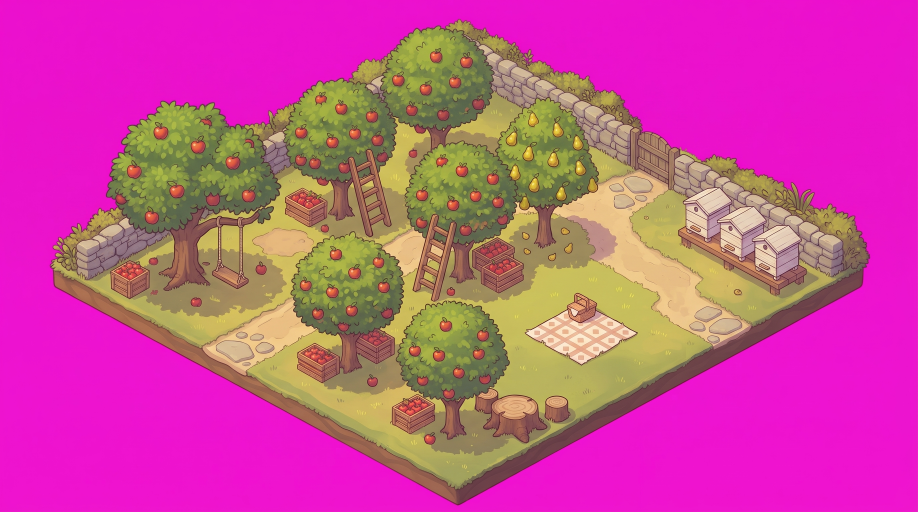
#> input picture Gemini_Generated_Image_iqhzf3iqhzf3iqhz.jpeg, 2752 x 1536 px (shown at 1/3 size)
$ python seamless.py ../Gemini_Generated_Image_iqhzf3iqhzf3iqhz.jpeg ../5867193b-b2b1-4a1e-a26a-95fc4178c42d.jpeg 5
#> lines starting #> are read from the running program, lines starting #| are printed output that depends on the picture
"""Make a texture repeat without seams: blend it with a copy of itself shifted by
half its width, the copy showing at the left and right ends (where it joins up
seamlessly) and the original in the middle; then the same top to bottom.

Usage:
    python tools/seamless.py <in> <out.webp> <out_width>
"""
import sys

import numpy as np
from PIL import Image

src, out, width = sys.argv[1], sys.argv[2], int(sys.argv[3])
a = np.asarray(Image.open(src).convert('RGB')).astype(float)


def wrap(img, axis):
    """Seamless along one axis: the half-shifted copy at the two ends, the original in the middle."""
#> called with axis = 1
    n = img.shape[axis]
#> n = 2752
    shifted = np.roll(img, n // 2, axis=axis)
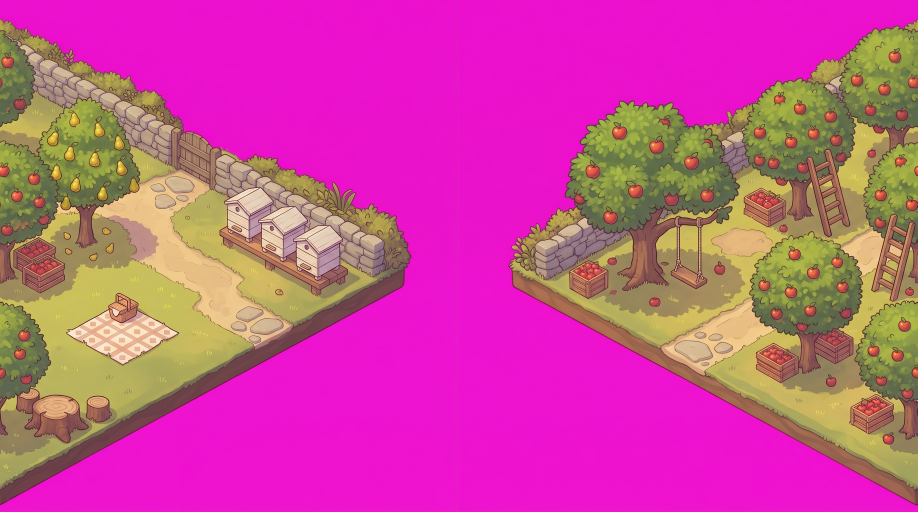
#> shifted: shape (1536, 2752, 3) float64 (shown at 1/3 size); mean R, G, B 200.2, 76.3, 149.9
    t = np.arange(n)
#> t = 2752 values from 0 to 2751
    m = np.clip(np.minimum(t, n - 1 - t) / (n * 0.25), 0, 1)
    m = m * m * (3 - 2 * m)
    m = m[None, :, None] if axis == 1 else m[:, None, None]
    return img * m + shifted * (1 - m)
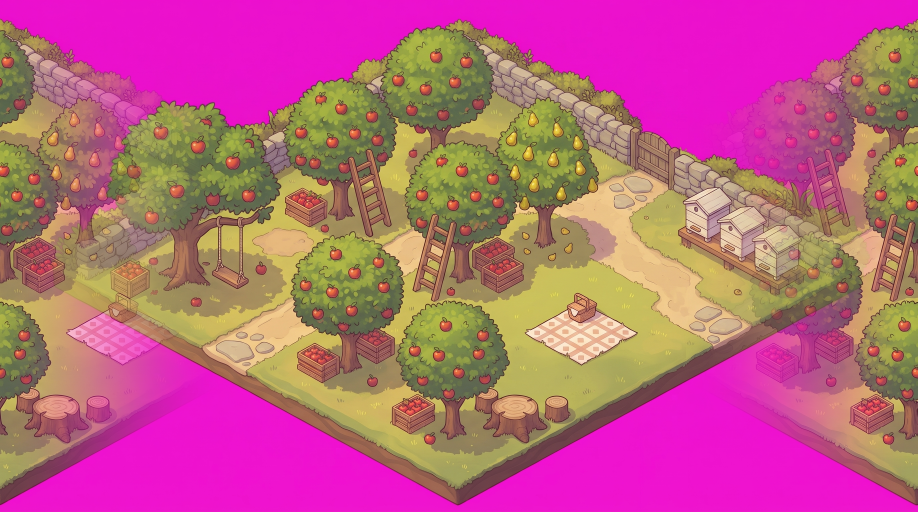
#> returned value: shape (1536, 2752, 3) float64 (shown at 1/3 size); mean of channels 0, 1, 2 186.3, 96.8, 128.7; drawn as R, G, B


c = wrap(wrap(a, 1), 0)  # across, then down (each hides the other's seam in its middle)
#> call 2 of wrap, with axis = 0
#> in wrap (call 2), `n = img.shape[axis]`: n = 1536
#> in wrap (call 2), `shifted = np.roll(img, n // 2, axis=axis)`:
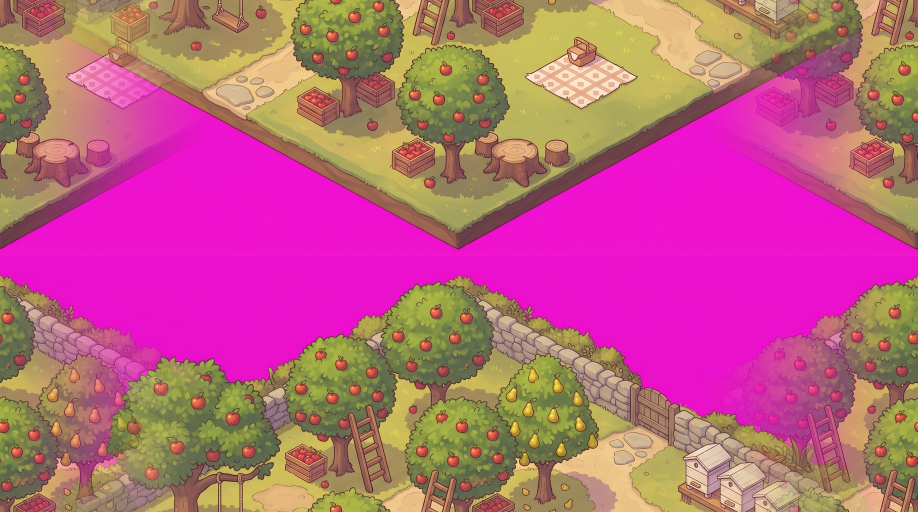
#> shifted: shape (1536, 2752, 3) float64 (shown at 1/3 size); mean of channels 0, 1, 2 186.3, 96.8, 128.7; drawn as R, G, B
#> in wrap (call 2), `m = np.clip(np.minimum(t, n - 1 - t) / (n * 0.25), 0, 1)`: m = 1536 values, max 1 at index 384, min 0 at index 0, mean 0.749
#> in wrap (call 2), `return img * m + shifted * (1 - m)`:
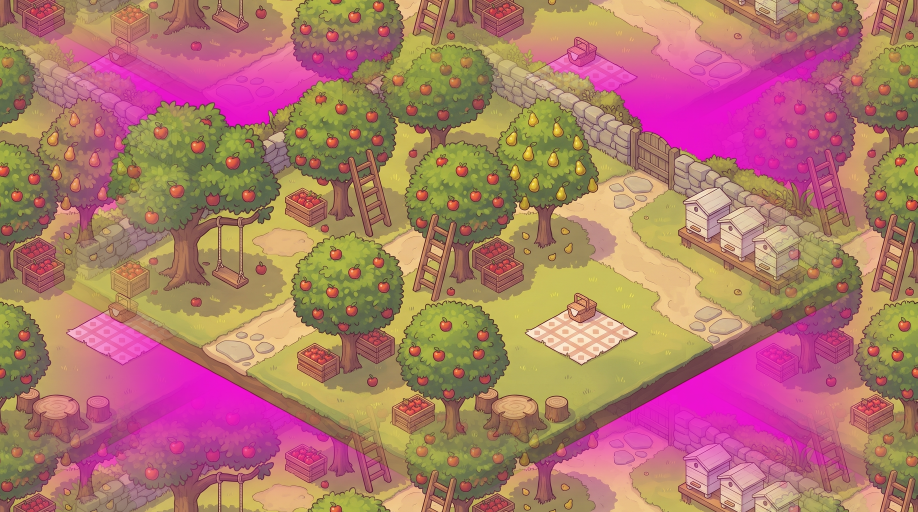
#> returned value: shape (1536, 2752, 3) float64 (shown at 1/3 size); mean of channels 0, 1, 2 174.2, 121.5, 107.7; drawn as R, G, B
h, w, _ = a.shape
#> h = 1536; w = 2752
img = Image.fromarray(c.astype(np.uint8)).resize((width, round(width * h / w)), Image.LANCZOS)
img.save(out, quality=80, method=6)
print(out, img.size)
#| ../5867193b-b2b1-4a1e-a26a-95fc4178c42d.jpeg (5, 3)

$ run again, on Gemini_Generated_Image_kzn4htkzn4htkzn4.jpeg
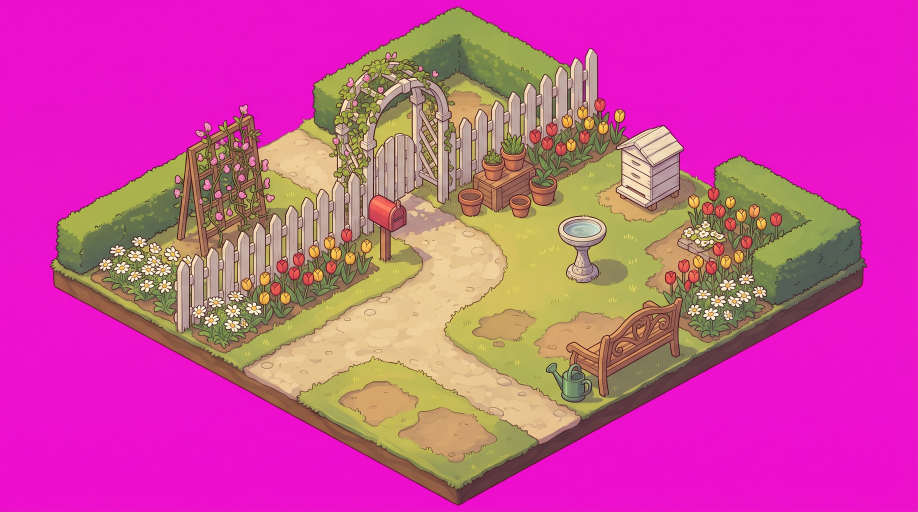
#> input picture Gemini_Generated_Image_kzn4htkzn4htkzn4.jpeg, 2752 x 1536 px (shown at 1/3 size)
#> n = 1536
#> in wrap (call 2), `shifted = np.roll(img, n // 2, axis=axis)`:
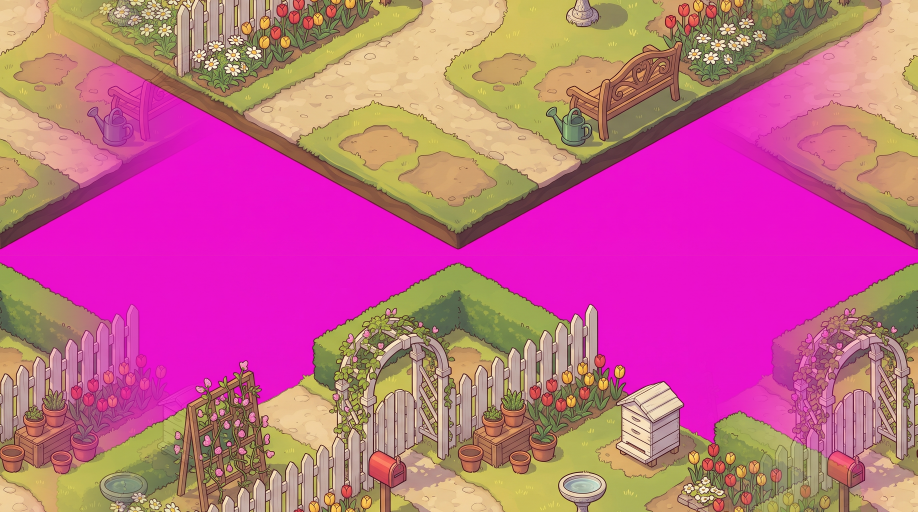
#> shifted: shape (1536, 2752, 3) float64 (shown at 1/3 size); mean of channels 0, 1, 2 194.5, 102.7, 137.4; drawn as R, G, B
#> m = 1536 values, max 1 at index 384, min 0 at index 0, mean 0.749
#> in wrap (call 2), `return img * m + shifted * (1 - m)`:
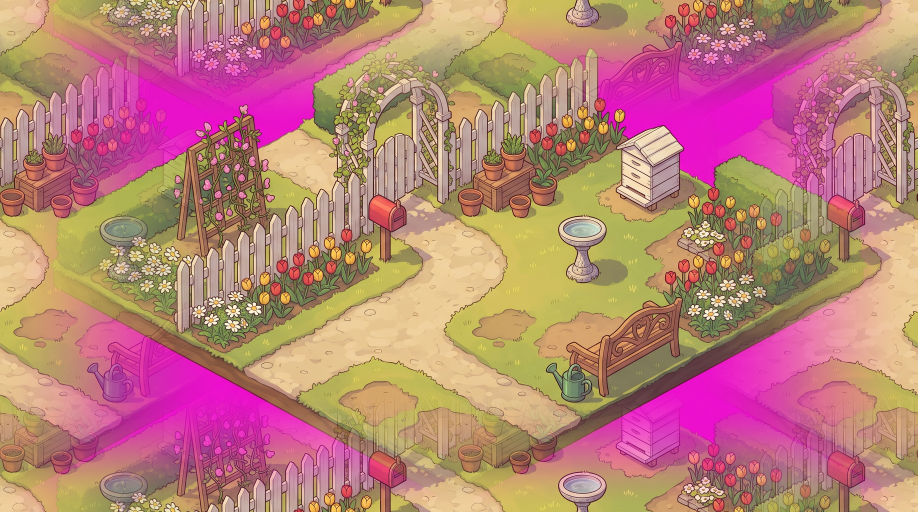
#> returned value: shape (1536, 2752, 3) float64 (shown at 1/3 size); mean of channels 0, 1, 2 185.7, 129, 120.2; drawn as R, G, B
#| ../Gemini_Generated_Image_kzn4htkzn4htkzn4.jpeg (5, 3)

$ run again, on Gemini_Generated_Image_og0f7zog0f7zog0f.jpeg
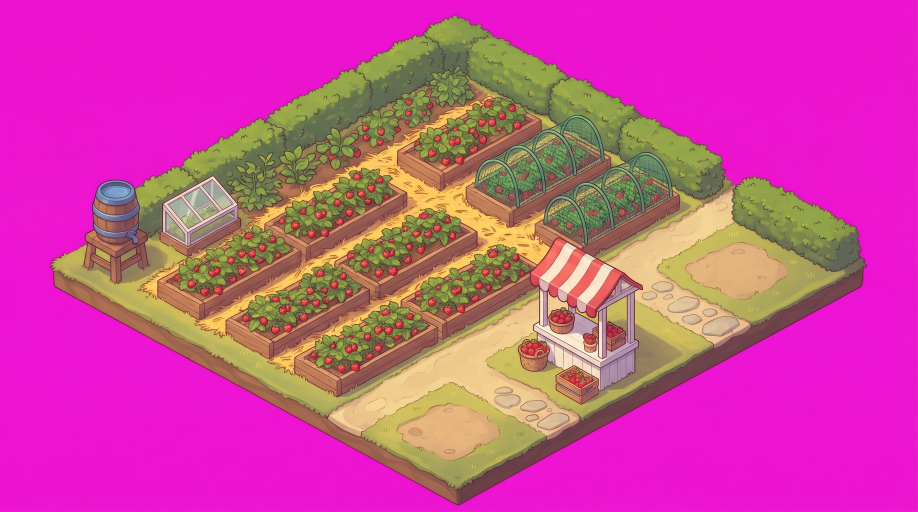
#> input picture Gemini_Generated_Image_og0f7zog0f7zog0f.jpeg, 2752 x 1536 px (shown at 1/3 size)
#> n = 1536
#> in wrap (call 2), `shifted = np.roll(img, n // 2, axis=axis)`:
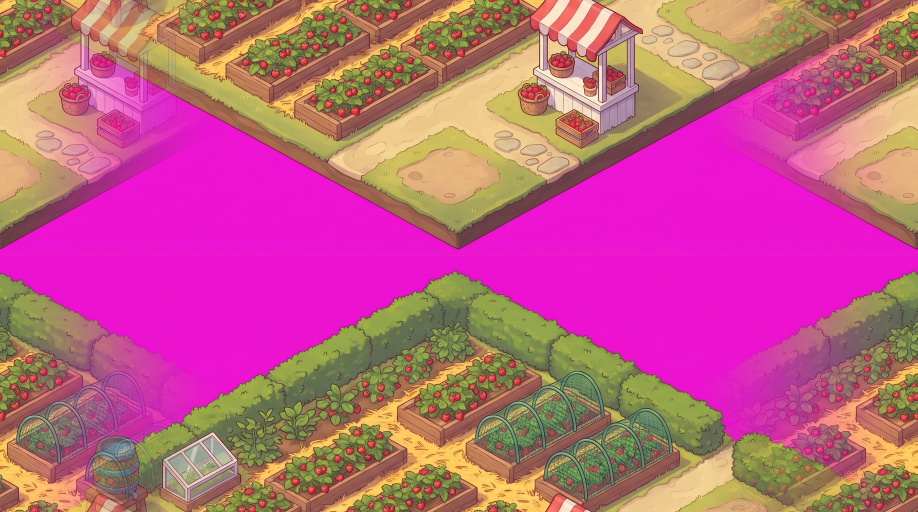
#> shifted: shape (1536, 2752, 3) float64 (shown at 1/3 size); mean of channels 0, 1, 2 189.6, 95.1, 132.1; drawn as R, G, B
#> m = 1536 values, max 1 at index 384, min 0 at index 0, mean 0.749
#> in wrap (call 2), `return img * m + shifted * (1 - m)`:
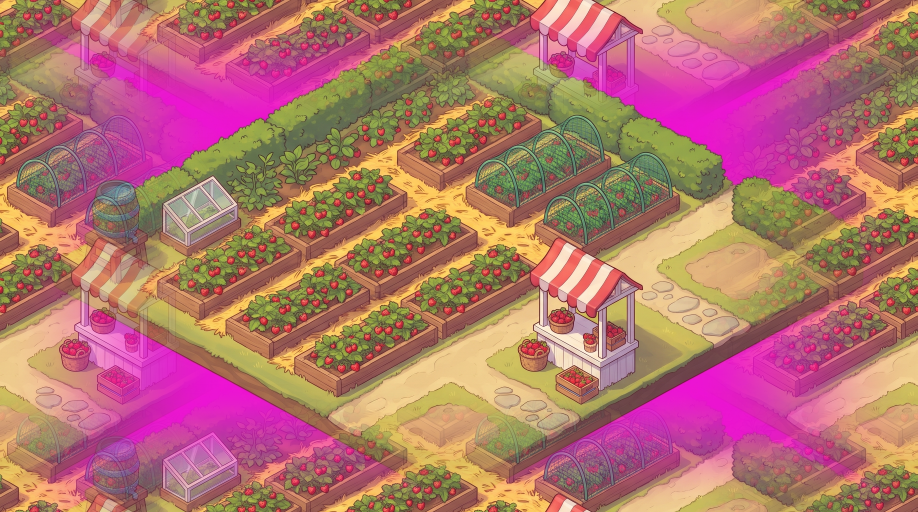
#> returned value: shape (1536, 2752, 3) float64 (shown at 1/3 size); mean of channels 0, 1, 2 178, 116.2, 110.1; drawn as R, G, B
#| ../Gemini_Generated_Image_og0f7zog0f7zog0f.jpeg (5, 3)
